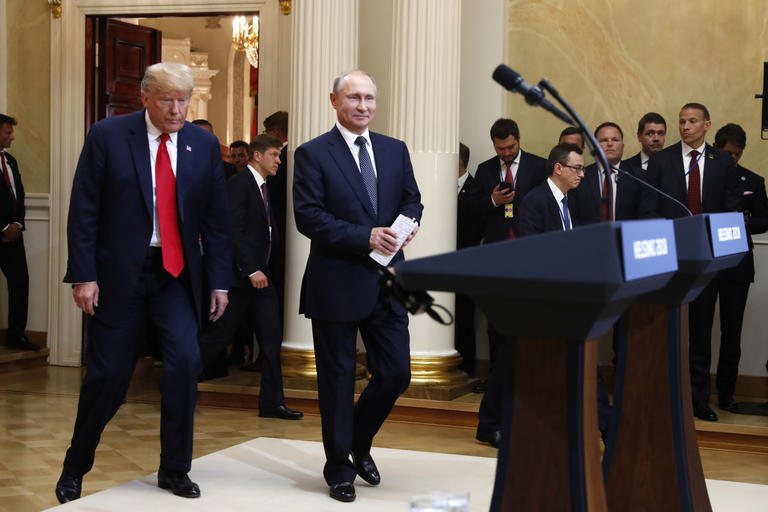
#> input picture University DSI Lab/data/images/img3.jpg, 768 x 512 px
$ jupyter execute P12_FaceDetection.ipynb
#> lines starting #> are read from the running program, lines starting #| are printed output that depends on the picture; after the words box and inside, x2 and y2 are one past the last pixel; in counts of white or black regions, pixels touching at a corner belong together
# Face Detection
## by OpenCV

[cell 1]
import cv2

### Read the Image

[cell 2]
img = cv2.imread('data/images/img3.jpg')
#> img is the input picture: shape (512, 768, 3); mean B, G, R 70.1, 80.4, 92.6

### Face Detection
1. Create a Cascade Classifier (contains Features of a face)
https://github.com/opencv/opencv/blob/master/data/haarcascades/haarcascade_frontalface_default.xml

2. Search for coordinates of the face

3. Draw a box around that face coordinates

[cell 3]
face_cascade = cv2.CascadeClassifier('data/images/haarcascade_frontalface_default.xml')

faces = face_cascade.detectMultiScale(img, scaleFactor=1.05, minNeighbors=4)
#> faces = [[640, 121, 31, 31], [594, 128, 31, 31], [672, 110, 31, 31], [679, 143, 29, 29], [564, 156, 37, 37], [153, 84, 42, 42], [337, 79, 49, 49], [180, 44, 52, 52]]

for x, y, w, h in faces:
    cv2.rectangle(img, (x, y), (x + w, y + h), (0, 0, 255), 2)
#> this loop made 8 passes
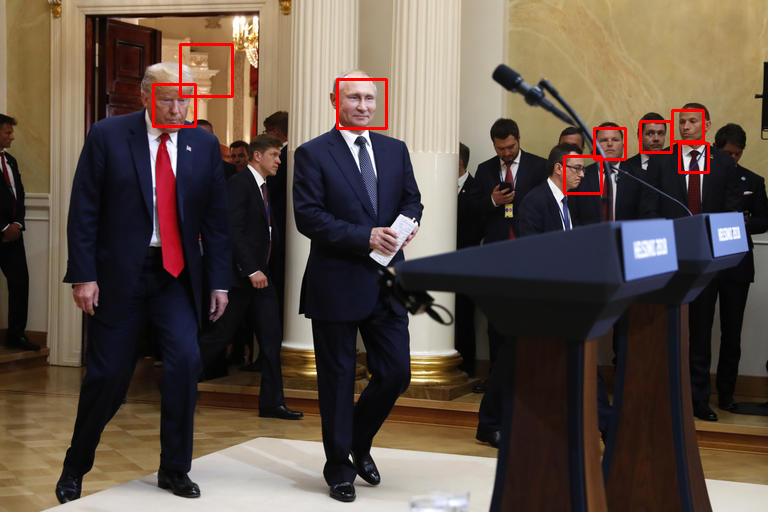
#> img: shape (512, 768, 3); 0.89% of pixels changed, all inside (x1, y1, x2, y2) = (152, 43, 710, 195)


$ run again, with University DSI Lab/data/images/img0.jpg copied over University DSI Lab/data/images/img3.jpg
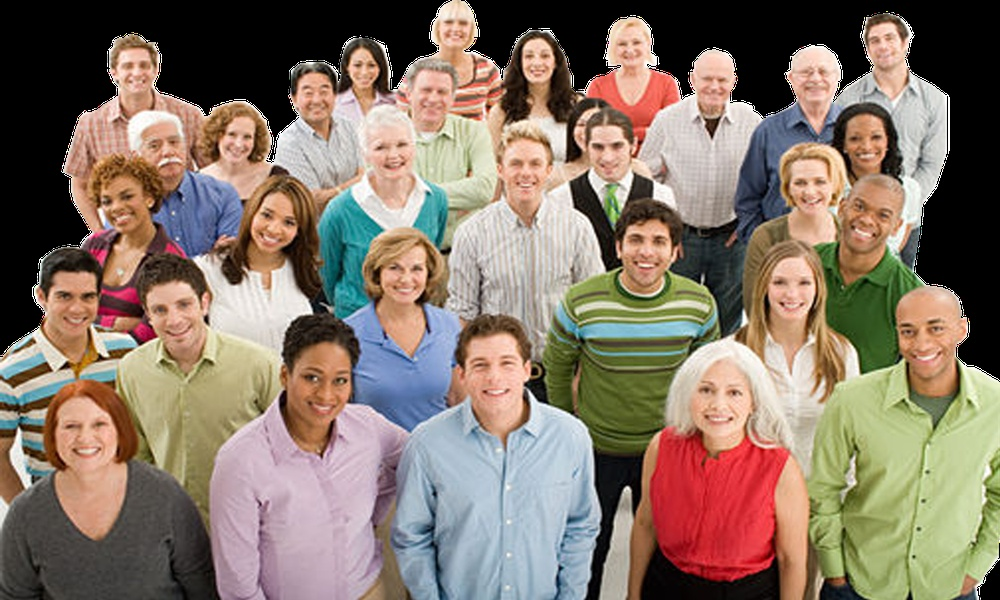
#> input picture University DSI Lab/data/images/img0.jpg, 1000 x 600 px, shrunk from 1500 x 900 before the run
#> img is the input picture: shape (600, 1000, 3); mean B, G, R 104.6, 118.2, 134.2
#> faces = 35 rows, first 6: [812, 501, 34, 34], [345, 51, 38, 38], [433, 5, 46, 46], [859, 21, 46, 46], [604, 24, 50, 50], [514, 37, 48, 48]
#> the loop `for x, y, w, h in faces:` made 35 passes
#> after the loop `for x, y, w, h in faces:`:
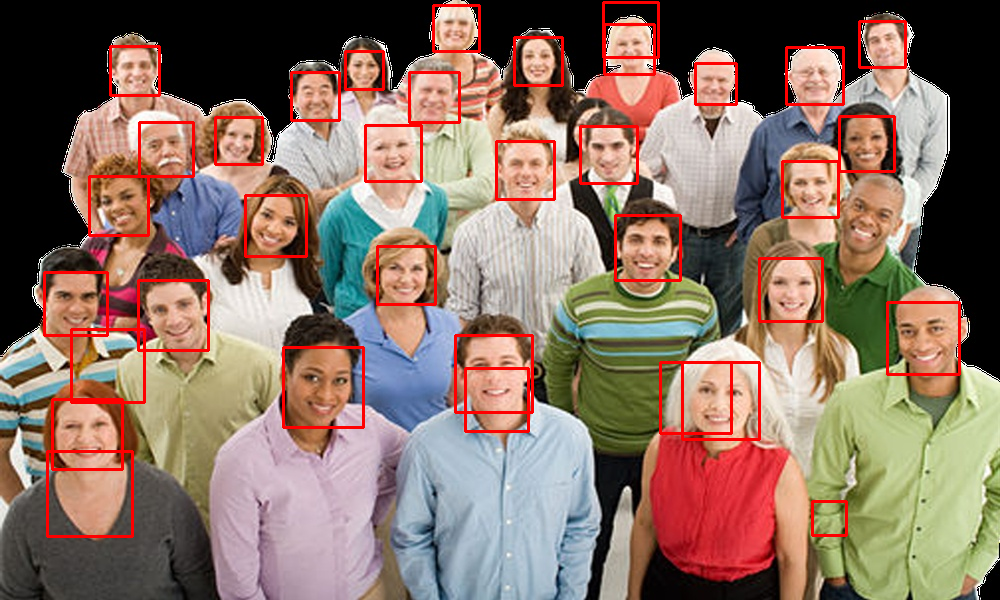
#> img: shape (600, 1000, 3); 4.01% of pixels changed, all inside (x1, y1, x2, y2) = (43, 1, 961, 538)

$ run again, with University DSI Lab/data/images/img1.jpg copied over University DSI Lab/data/images/img3.jpg
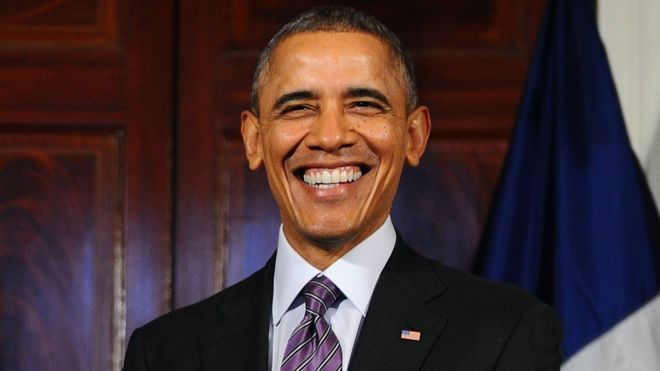
#> input picture University DSI Lab/data/images/img1.jpg, 660 x 371 px
#> img is the input picture: shape (371, 660, 3); mean B, G, R 52.2, 50, 69.9
#> faces = [[266, 258, 109, 109], [240, 33, 181, 181]]
#> the loop `for x, y, w, h in faces:` made 2 passes
#> after the loop `for x, y, w, h in faces:`:
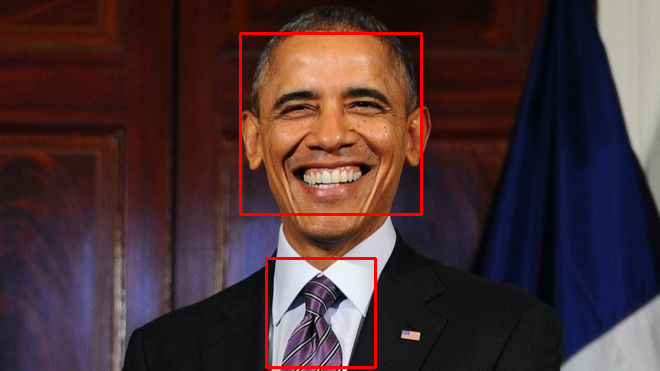
#> img: shape (371, 660, 3); 1.42% of pixels changed, all inside (x1, y1, x2, y2) = (239, 32, 423, 369)

$ run again, with University DSI Lab/data/images/img2.jpg copied over University DSI Lab/data/images/img3.jpg
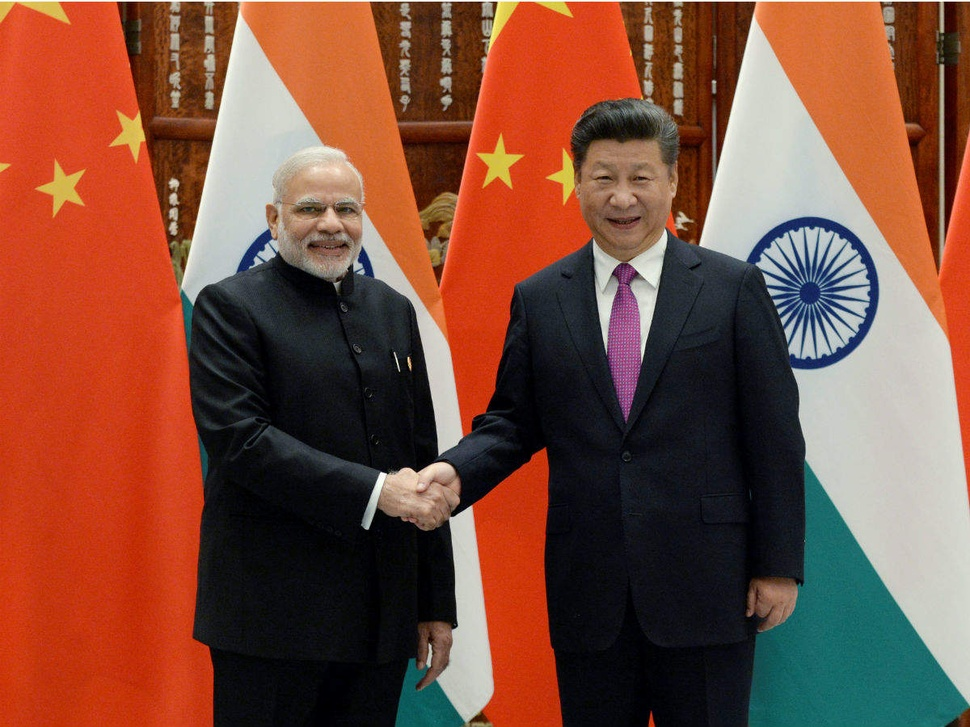
#> input picture University DSI Lab/data/images/img2.jpg, 970 x 727 px, shrunk from 1200 x 900 before the run
#> img is the input picture: shape (727, 970, 3); mean B, G, R 59.8, 77.1, 125.3
#> faces = [[188, 383, 77, 77], [278, 169, 102, 102], [564, 133, 116, 116], [745, 177, 145, 145]]
#> the loop `for x, y, w, h in faces:` made 4 passes
#> after the loop `for x, y, w, h in faces:`:
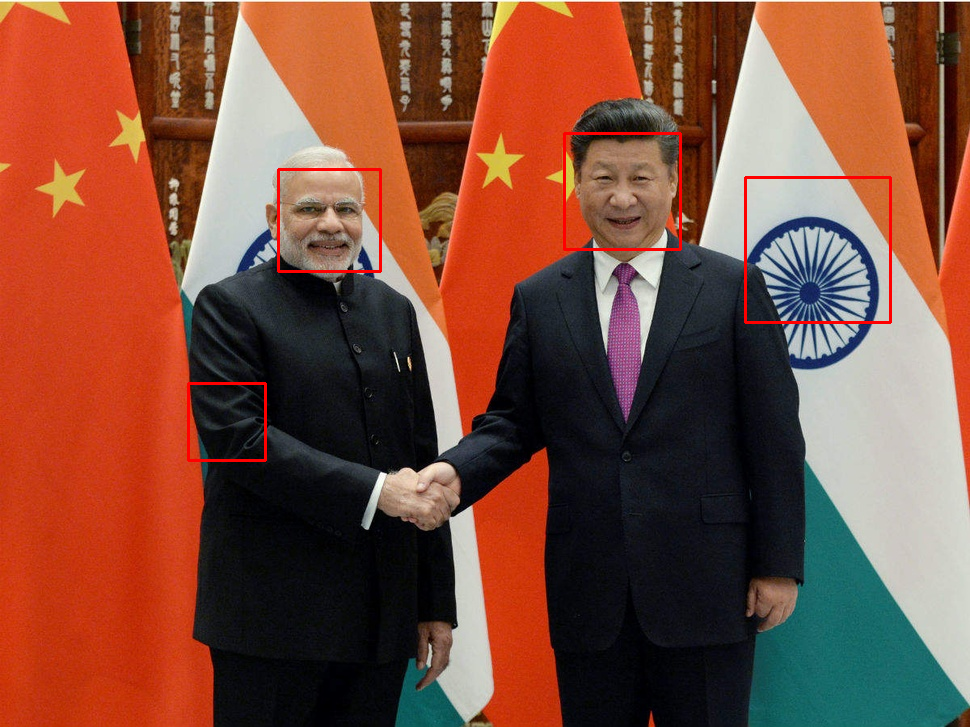
#> img: shape (727, 970, 3); 0.75% of pixels changed, all inside (x1, y1, x2, y2) = (187, 132, 892, 462)
